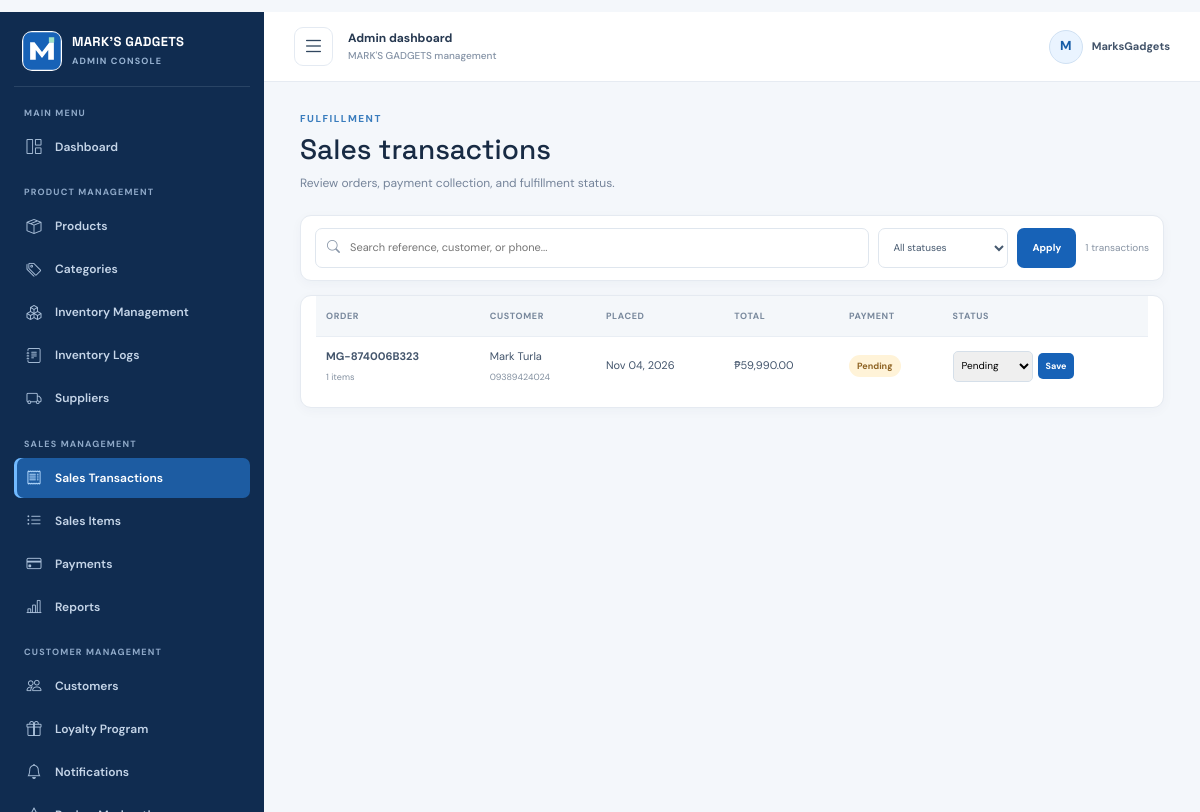
Screenshot of /admin/orders (signed in) with the database file from the repository.
### backend/models.py (models this page shows, shortened)
class TimestampMixin:
    created_at = db.Column(db.DateTime, nullable=False, default=utc_now)
    updated_at = db.Column(db.DateTime, nullable=False, default=utc_now, onupdate=utc_now)

class User(UserMixin, TimestampMixin, db.Model):
    __tablename__ = "users"
    id = db.Column(db.Integer, primary_key=True)
    name = db.Column(db.String(120), nullable=False)
    email = db.Column(db.String(255), nullable=False, unique=True, index=True)
    phone = db.Column(db.String(30), nullable=False)
    password_hash = db.Column(db.String(255), nullable=False)
    role = db.Column(db.String(20), nullable=False, default="customer", index=True)
    orders = db.relationship("Order", back_populates="user", cascade="all, delete-orphan")
    cart_items = db.relationship("CartItem", back_populates="user", cascade="all, delete-orphan")
    reviews = db.relationship("Review", back_populates="user", cascade="all, delete-orphan")
    @property
    def is_admin(self):
        return self.role == "admin"

class Order(TimestampMixin, db.Model):
    __tablename__ = "orders"
    __table_args__ = (
        db.CheckConstraint("total >= 0", name="ck_orders_total_nonnegative"),
        db.Index("ix_orders_created_status", "created_at", "status"),
    )
    id = db.Column(db.Integer, primary_key=True)
    reference = db.Column(db.String(24), nullable=False, unique=True, index=True)
    user_id = db.Column(db.Integer, db.ForeignKey("users.id", ondelete="RESTRICT"), nullable=False, index=True)
    customer_name = db.Column(db.String(120), nullable=False)
    phone = db.Column(db.String(30), nullable=False)
    shipping_address = db.Column(db.String(500), nullable=False)
    notes = db.Column(db.String(1000), nullable=False, default="")
    total = db.Column(db.Numeric(10, 2), nullable=False)
    status = db.Column(db.String(30), nullable=False, default="pending", index=True)
    payment_method = db.Column(db.String(30), nullable=False, default="cod")
    user = db.relationship("User", back_populates="orders")
    items = db.relationship("OrderItem", back_populates="order", cascade="all, delete-orphan")
    payment = db.relationship("Payment", back_populates="order", uselist=False, cascade="all, delete-orphan")

class Payment(TimestampMixin, db.Model):
    __tablename__ = "payments"
    id = db.Column(db.Integer, primary_key=True)
    order_id = db.Column(db.Integer, db.ForeignKey("orders.id", ondelete="CASCADE"), nullable=False, unique=True)
    method = db.Column(db.String(30), nullable=False)
    status = db.Column(db.String(30), nullable=False, default="pending")
    provider_reference = db.Column(db.String(120), nullable=True)
    order = db.relationship("Order", back_populates="payment")

### backend/admin.py (the view, shortened to what this page needs)
@admin.route("/orders")
@admin_required
def orders():
	status = request.args.get("status", "")
	query = Order.query
	if status in ORDER_STATUSES:
		query = query.filter_by(status=status)
	search = request.args.get("q", "").strip()[:100]
	page = request.args.get("page", 1, type=int)
	pagination = query.order_by(Order.created_at.desc()).paginate(page=max(page, 1), per_page=25, error_out=False)
	return render_template(
		"admin/orders.html",
		pagination=pagination,
		selected_status=status,
		statuses=sorted(ORDER_STATUSES),
		search=search,
	)

### backend/admin.py (called while the page is built)
def admin_required(view):
	@wraps(view)
	@login_required
	def wrapped(*args, **kwargs):
		if not current_user.is_admin:
			abort(403)
		return view(*args, **kwargs)
	return wrapped

### frontend/templates/admin/orders.html (shortened to what this page needs)
{% extends 'admin/base.html' %}
{% block admin_content %}
<div class="admin-heading"><div><span class="eyebrow">FULFILLMENT</span><h1>Sales transactions</h1><p class="admin-subtitle">Review orders, payment collection, and fulfillment status.</p></div></div>
<form class="admin-panel admin-search-form" method="get" role="search">
    <div class="search-input-wrap"><i class="bi bi-search" aria-hidden="true"></i><input id="order-search" type="search" name="q" value="{{ search }}" maxlength="100" placeholder="Search reference, customer, or phone..."></div>
    <select id="status-filter" name="status"><option value="">All statuses</option></select>
    <button class="button button-primary" type="submit">Apply</button>
    <span class="search-count">{{ pagination.total }} transactions</span>
</form>
<div class="admin-panel admin-table-panel"><table class="data-table"><thead><tr><th>Order</th><th>Customer</th><th>Placed</th><th>Total</th><th>Payment</th><th>Status</th></tr></thead><tbody>
{% for order in pagination.items %}
<tr><td><strong>{{ order.reference }}</strong><small class="table-subline">{{ order.items|length }} items</small></td><td>{{ order.customer_name }}<small class="table-subline">{{ order.phone }}</small></td><td>{{ order.created_at.strftime('%b %d, %Y') }}</td><td>{{ order.total|peso }}</td><td><span class="status-pill status-{{ 'delivered' if order.payment.status == 'paid' else 'pending' }}">{{ 'Collected' if order.payment.status == 'paid' else 'Pending' }}</span></td><td><form class="status-form" method="post" action="{{ url_for('admin.order_status', order_id=order.id) }}"><select name="status" aria-label="Status for {{ order.reference }}">{% for status in statuses %}<option value="{{ status }}" {% if order.status == status %}selected{% endif %}>{{ status|title }}</option>{% endfor %}</select><button type="submit">Save</button></form></td></tr>
{% else %}<tr><td colspan="6">No transactions match this filter.</td></tr>{% endfor %}
</tbody></table>
</div>
{% endblock %}

### frontend/templates/admin/base.html (shortened to what this page needs)
{% extends 'base.html' %}
{% block body_class %}admin-layout{% endblock %}
{% block head %}
    <link href="https://cdn.jsdelivr.net/npm/bootstrap-icons@1.11.3/font/bootstrap-icons.min.css" rel="stylesheet">
    <link href="{{ url_for('static', filename='css/admin.css') }}" rel="stylesheet">
{% endblock %}
{% block content %}
<div class="admin-shell" id="adminShell">
    <aside class="admin-sidebar" id="adminSidebar" aria-label="Admin navigation">
        <a class="admin-brand" href="{{ url_for('admin.dashboard') }}">
            <img src="{{ url_for('static', filename='images/logo.svg') }}" alt="">
            <span class="admin-brand-copy"><strong>MARK'S GADGETS</strong><small>ADMIN CONSOLE</small></span>
        </a>
        <nav class="admin-nav" aria-label="Dashboard sections">
            <span class="admin-nav-label">MAIN MENU</span>
            <a class="admin-nav-link {% if request.endpoint == 'admin.dashboard' %}is-active{% endif %}" href="{{ url_for('admin.dashboard') }}" title="Dashboard">
                <i class="bi bi-grid-1x2" aria-hidden="true"></i><span>Dashboard</span>
            </a>
            <span class="admin-nav-label">PRODUCT MANAGEMENT</span>
            <a class="admin-nav-link {% if request.endpoint in ['admin.products', 'admin.product_new', 'admin.product_edit'] %}is-active{% endif %}" href="{{ url_for('admin.products') }}" title="Products">
                <i class="bi bi-box-seam" aria-hidden="true"></i><span>Products</span>
            </a>
            <a class="admin-nav-link {% if request.endpoint == 'admin.categories' %}is-active{% endif %}" href="{{ url_for('admin.categories') }}" title="Categories">
                <i class="bi bi-tags" aria-hidden="true"></i><span>Categories</span>
            </a>
            <a class="admin-nav-link {% if request.endpoint == 'admin.inventory' %}is-active{% endif %}" href="{{ url_for('admin.inventory') }}" title="Inventory Management">
                <i class="bi bi-boxes" aria-hidden="true"></i><span>Inventory Management</span>
            </a>
            <a class="admin-nav-link " href="{{ url_for('admin.data_table', dataset='inventory_logs') }}" title="Inventory Logs">
                <i class="bi bi-journal-text" aria-hidden="true"></i><span>Inventory Logs</span>
            </a>
            <a class="admin-nav-link {% if request.endpoint == 'admin.data_table' and request.view_args.dataset == 'suppliers' %}is-active{% endif %}" href="{{ url_for('admin.data_table', dataset='suppliers') }}" title="Suppliers">
                <i class="bi bi-truck" aria-hidden="true"></i><span>Suppliers</span>
            </a>
            <span class="admin-nav-label">SALES MANAGEMENT</span>
            <a class="admin-nav-link {% if request.endpoint in ['admin.sales', 'admin.orders'] or (request.endpoint == 'admin.data_table' and request.view_args.dataset == 'sales') %}is-active{% endif %}" href="{{ url_for('admin.sales') }}" title="Sales Transactions">
                <i class="bi bi-receipt" aria-hidden="true"></i><span>Sales Transactions</span>
            </a>
            <a class="admin-nav-link {% if request.endpoint == 'admin.data_table' and request.view_args.dataset == 'sale_items' %}is-active{% endif %}" href="{{ url_for('admin.data_table', dataset='sale_items') }}" title="Sales Items">
                <i class="bi bi-list-ul" aria-hidden="true"></i><span>Sales Items</span>
            </a>
            <a class="admin-nav-link {% if request.endpoint == 'admin.data_table' and request.view_args.dataset == 'payments' %}is-active{% endif %}" href="{{ url_for('admin.data_table', dataset='payments') }}" title="Payments">
                <i class="bi bi-credit-card" aria-hidden="true"></i><span>Payments</span>
            </a>
            <a class="admin-nav-link " href="{{ url_for('admin.reports') }}" title="Reports">
                <i class="bi bi-bar-chart-line" aria-hidden="true"></i><span>Reports</span>
            </a>
            <span class="admin-nav-label">CUSTOMER MANAGEMENT</span>
            <a class="admin-nav-link {% if request.endpoint == 'admin.customers' %}is-active{% endif %}" href="{{ url_for('admin.customers') }}" title="Customers">
                <i class="bi bi-people" aria-hidden="true"></i><span>Customers</span>
            </a>
            <a class="admin-nav-link {% if request.endpoint == 'admin.data_table' and request.view_args.dataset == 'loyalty' %}is-active{% endif %}" href="{{ url_for('admin.data_table', dataset='loyalty') }}" title="Loyalty Program">
                <i class="bi bi-gift" aria-hidden="true"></i><span>Loyalty Program</span>
            </a>
            <a class="admin-nav-link " href="{{ url_for('admin.data_table', dataset='notifications') }}" title="Notifications">
                <i class="bi bi-bell" aria-hidden="true"></i><span>Notifications</span>
            </a>
            <a class="admin-nav-link {% if request.endpoint in ['admin.reviews', 'admin.review_moderate'] %}is-active{% endif %}" href="{{ url_for('admin.reviews') }}" title="Review Moderation">
                <i class="bi bi-star" aria-hidden="true"></i><span>Review Moderation</span>
            </a>
        </nav>
    </aside>
    <div class="admin-main">
        <header class="admin-topbar">
            <button class="admin-menu-toggle" id="adminMenuToggle" type="button" aria-label="Toggle sidebar" aria-controls="adminSidebar" aria-expanded="true">
                <i class="bi bi-list" aria-hidden="true"></i>
            </button>
            <div class="admin-topbar-title"><span>Admin dashboard</span><small>MARK'S GADGETS management</small></div>
            <div class="admin-user-chip"><span class="admin-user-avatar">{{ current_user.name[:1]|upper }}</span><span>{{ current_user.name }}</span></div>
        </header>
        <div class="admin-content">{% block admin_content %}{% endblock %}</div>
    </div>
</div>
{% endblock %}

### frontend/static/css/style.css (style rules this page uses)
:root { --ink: #17243a; --muted: #64748b; --navy: #0d3972; --blue: #1762b7; --blue-bright: #2781db; --sky: #e7f2ff; --line: #dce5ef; --paper: #fff; --wash: #f5f8fc; --mint: #c9efdf; --font-body: "DM Sans", "Segoe UI", sans-serif; --font-display: "Space Grotesk", "Trebuchet MS", sans-serif; }
* { box-sizing: border-box; }
body { margin: 0; color: var(--ink); background: var(--paper); font-family: var(--font-body); font-size: 15px; line-height: 1.6; }
a { color: inherit; text-decoration: none; }
img { display: block; max-width: 100%; }
button, input, select, textarea { font: inherit; }
h1, h2, h3, p { margin-top: 0; }
h1, h2, h3, .brand-copy strong { font-family: var(--font-display); letter-spacing: 0; }
.button { min-height: 46px; display: inline-flex; justify-content: center; align-items: center; gap: 12px; padding: 0 19px; border: 1px solid transparent; border-radius: 4px; font-size: 13px; font-weight: 700; transition: background .18s ease, transform .18s ease, border-color .18s ease; cursor: pointer; }
.button-primary { color: white; background: var(--blue); }
.eyebrow { display: block; margin-bottom: 11px; color: #397cbd; font-size: 10px; font-weight: 700; letter-spacing: .15em; line-height: 1.4; }
.data-table { width: 100%; border-collapse: collapse; font-size: 12px; }
.data-table th { padding: 12px 11px; color: #687992; background: #f4f7fa; font-size: 9px; letter-spacing: .06em; text-align: left; text-transform: uppercase; }
.data-table td { padding: 14px 11px; border-bottom: 1px solid #e8edf2; vertical-align: middle; }
.status-pill { display: inline-block; padding: 4px 8px; border-radius: 2px; color: #45566b; background: #edf1f5; font-size: 9px; font-weight: 700; }
.status-pending { color: #825b17; background: #fff0cf; }

### rows the page displays
User: name "M", name "MarksGadgets"
Order: reference "MG-874006B323", items|length "1", customer_name "Mark Turla", phone "09389424024", created_at "Nov 04, 2026", total|peso "₱59,990.00", status "Pending"
Payment: status "Pending"

### other values shown
{{ pagination.total }} "1"
